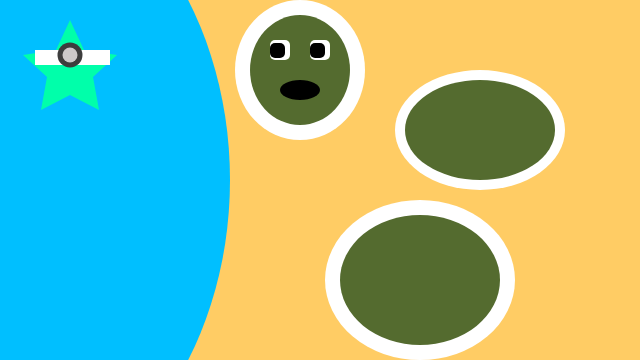
Frame 1 (no input)
Frame 60 (no input): identical to frame 1, image omitted
Frame 120 (the mouse pressed at the canvas centre since frame 60): identical to frame 1, image omitted

The p5.js sketch that drew this single still picture (run headless with seeded random() and noise() and a simulated clock; from frame 60 on, the mouse is pressed at the canvas centre):

// p5.js sketch
// ── sketch.js
function setup() {
	// create a place to draw
	createCanvas(640, 360);
}

function draw() {
	// clear the background - skyblue
  background(255, 204, 100);

	// set a fill color white
	fill(255, 255, 255);
	// draw ground
	noStroke();

	// set a stroke color

	// draw a circle
	ellipse(420, 280, 190, 160);
	ellipse(480, 130, 170, 120);
	ellipse(300, 70, 130, 140);
// R, G & B integar values
fill(0,191,255)
ellipse(-20, 180, 500, 650);
fill(84,107,47);
ellipse(420, 280, 160, 130);
ellipse(480, 130, 150, 100);
ellipse(300, 70, 100, 110);
// Draw a rectangle with rounded corners, each having a radius of 20.
fill(255,255,255)
rect(310, 40, 20, 20, 5);
rect(270, 40, 20, 20, 5);
fill(0,0,0)
rect(310, 43, 15, 15, 5);
rect(270, 43, 15, 15, 5);
ellipse(300, 90, 40, 20);

// HSL color is also supported and be specified
// by value
var c;
noStroke(); // Don't draw a stroke
c = color('hsl(160,100%,50%)')
fill(c); //use 'c' as fill color

beginShape();
  vertex(70, 20);
  vertex(84, 50);
  vertex(117, 55);
  vertex(93, 77);
  vertex(99, 110);
  vertex(70, 95);
  vertex(41, 110);
  vertex(47, 77);
  vertex(23, 55);
  vertex(56, 50);
  endShape(CLOSE);
	// set a fill color white
	fill(255, 255, 255);
	rect(35, 50, 75, 15);
	// Grayscale integar value
	fill(61);
	ellipse(70, 55, 25, 25);
	// R, G & B integar values
	fill(205, 201, 201);
	ellipse(70, 55, 15, 15);



}
